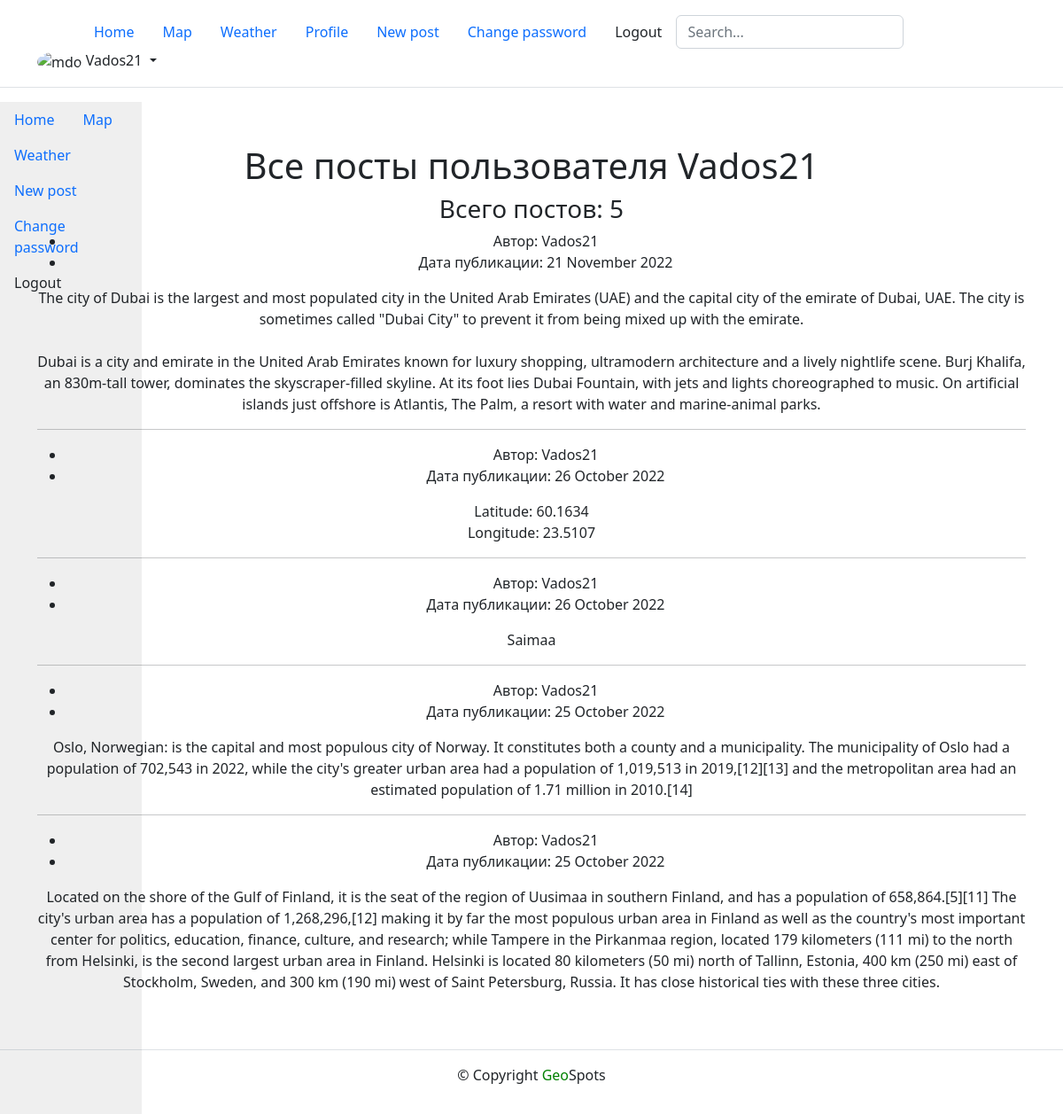
/profile/Vados21/ (signed in), run on the app's committed database.
### posts/models.py (models this page shows, shortened)
class Post(models.Model):
    title = models.CharField(max_length=200)
    text = models.TextField()
    pub_date = models.DateTimeField(auto_now_add=True)
    author = models.ForeignKey(
        User,
        on_delete=models.CASCADE,
        related_name='posts'
    )
    group = models.ForeignKey(
        Group, blank=True, null=True,
        on_delete=models.SET_NULL,
        related_name='posts'
    )
    image = models.ImageField(
        'Картинка',
        upload_to='posts/',
        blank=True
    )
    lat = models.DecimalField(max_digits=10, decimal_places=8)
    lon = models.DecimalField(max_digits=10, decimal_places=8)
    likes = models.ManyToManyField(User, related_name='likes', blank=True)
    class Meta:
        ordering = ['-pub_date']

### posts/views.py (the view)
# urls.py: path('profile/<str:username>/', views.profile, name='profile'),
def profile(request, username):
    logging.info('profile started')
    user = get_object_or_404(User, username=username)
    post_list = user.posts.all()
    paginator = Paginator(post_list, 10)
    page_number = request.GET.get('page')
    post_counter = paginator.count
    page_obj = paginator.get_page(page_number)
    context = {
        'username': user,
        'post_counter': post_counter,
        'page_obj': page_obj,
    }
    return render(request, 'posts/profile.html', context)

### posts/templates/posts/profile.html (shortened to what this page needs)
{% extends 'posts/base.html'%}
{% block content %}
<div class="container py-5">
  <h1>Все посты пользователя {{ username }} </h1>
  <h3>Всего постов: {{ post_counter }} </h3>
  <article>
  {% for post in page_obj %}
    <ul>
      <li>
        Автор: {{ username }}
      </li>
      <li>
        Дата публикации: {{ post.pub_date|date:"d E Y" }}
      </li>
    </ul>
    <p>{{ post.text|linebreaksbr }}</p>
    {% if not forloop.last %}<hr>{% endif %}
  {% endfor %}
  </article>
</div>
{% endblock content%}

### posts/templates/posts/includes/header.html (shortened to what this page needs)
<header class="p-3 mb-3 border-bottom">
  {% load static %}
<link href="https://cdn.jsdelivr.net/npm/bootstrap@5.2.0/dist/css/bootstrap.min.css" rel="stylesheet">
    <div class="container">
      <div class="d-flex flex-wrap align-items-center justify-content-center justify-content-lg-start">
        <a href="/" class="d-flex align-items-center mb-2 mb-lg-0 text-dark text-decoration-none">
          <svg class="bi me-2" width="40" height="32" role="img" aria-label="Bootstrap"><use xlink:href="#bootstrap"/></svg>
        </a>
        <ul class="nav nav-pills">
          <li class="nav-item">
            <a class="nav-link" href="/">Home</a>
          </li>
          <li class="nav-item">
            <a class="nav-link" href="{% url 'posts:map' %}">Map</a>
          </li>
          <li class="nav-item">
            <a class="nav-link" href="{% url 'posts:weather' %}">Weather</a>
          </li>
          {% if user.is_authenticated %}
            <li class="nav-item">
              <a class="nav-link" href="{% url 'posts:profile' user.username %}">Profile</a>
            </li>
            <li class="nav-item">
              <a class="nav-link" href="{% url 'posts:create_post' %}">New post</a>
            </li>
            <li class="nav-item">
              <a class="nav-link
                "
                href="{% url 'users:password_change' %}"
              >
                Change password
              </a>
            </li>
            <li class="nav-item">
              <a class="nav-link link-dark" href="{% url 'users:logout' %}">Logout</a>
            </li>
          {% endif %}
        </ul>
        <form class="col-12 col-lg-auto mb-3 mb-lg-0 me-lg-3" role="search">
          <input type="search" class="form-control" placeholder="Search..." aria-label="Search">
        </form>
        {% if user.is_authenticated %}
          <div class="dropdown text-end">
            <a href="#" class="d-block link-dark text-decoration-none dropdown-toggle" data-bs-toggle="dropdown" aria-expanded="false">
              <img src="https://static.tildacdn.com/tild6333-3538-4664-a134-643134316461/IMG_3183_2_1.png" alt="mdo" width="32" height="32" class="rounded-circle">
                {{ user.username }}
            </a>
          </div>
        {% endif %}
      </div>
    </div>
</header>

### data on the page
Post: pub_date "21 November 2022", text "The city of Dubai is the largest and most populated city in the United Arab Emirates (UAE) and the capital city of the emirate of Dubai, UAE. The city is sometimes called \"Dubai City\" to prevent it from being mixed up with the emirate. Dubai is a city and emirate in the United Arab Emirates known for luxury shopping, ultramodern architecture and a lively nightlife scene. Burj Khalifa, an 830m-tall tower, dominates the skyscraper-filled skyline. At its foot lies Dubai Fountain, with jets and lights choreographed to music. On artificial islands just offshore is Atlantis, The Palm, a resort with water and marine-animal parks."
Post: pub_date "26 October 2022", text "Latitude: 60.1634 Longitude: 23.5107"
Post: pub_date "26 October 2022", text "Saimaa"
Post: pub_date "25 October 2022", text "Oslo, Norwegian: is the capital and most populous city of Norway. It constitutes both a county and a municipality. The municipality of Oslo had a population of 702,543 in 2022, while the city's greater urban area had a population of 1,019,513 in 2019,[12][13] and the metropolitan area had an estimated population of 1.71 million in 2010.[14]"
Post: pub_date "25 October 2022", text "Located on the shore of the Gulf of Finland, it is the seat of the region of Uusimaa in southern Finland, and has a population of 658,864.[5][11] The city's urban area has a population of 1,268,296,[12] making it by far the most populous urban area in Finland as well as the country's most important center for politics, education, finance, culture, and research; while Tampere in the Pirkanmaa region, located 179 kilometers (111 mi) to the north from Helsinki, is the second largest urban area in Finland. Helsinki is located 80 kilometers (50 mi) north of Tallinn, Estonia, 400 km (250 mi) east of Stockholm, Sweden, and 300 km (190 mi) west of Saint Petersburg, Russia. It has close historical…"

### other printed values
{{ user.username }} "Vados21"
{{ username }} "Vados21"
{{ post_counter }} "5"
